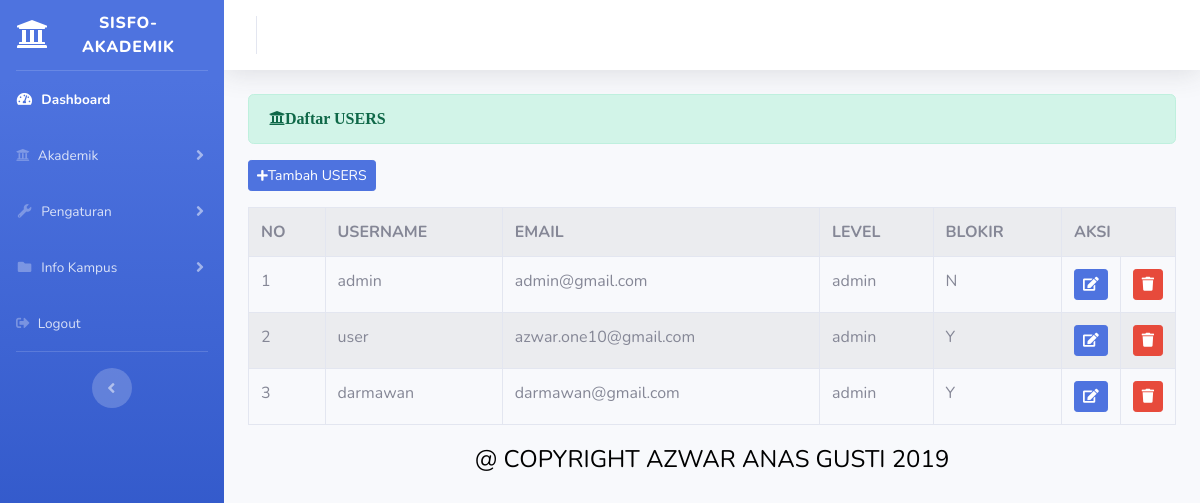
Page /index.php/administrator/user on the committed database.
### tables this page shows
CREATE TABLE `user` (
  `id` int(11) NOT NULL,
  `username` varchar(255) NOT NULL,
  `password` varchar(255) NOT NULL,
  `email` varchar(255) NOT NULL,
  `level` enum('admin','user') NOT NULL,
  `blokir` enum('N','Y') NOT NULL,
  `id_session` varchar(255) NOT NULL
);

### application/controllers/administrator/user.php (called while the page is built, shortened)
<?php
class User extends CI_Controller{
	public function index()
	{
		$data['user']  = $this->user_model->tampil_data('user')->result();
		$this->load->view('templates_administrator/header');
		$this->load->view('templates_administrator/sidebar');
		$this->load->view('administrator/daftar_users',$data);
		$this->load->view('templates_administrator/footer');
	}
}

### index.php (called while the page is built, shortened)
<?php
require_once BASEPATH.'core/CodeIgniter.php';

### application/models/user_model.php (called while the page is built, shortened)
<?php
class User_model extends CI_model{
   public function tampil_data($table)
   {
   	return $this->db->get($table);
   }
}

### application/views/administrator/daftar_users.php (the view, shortened to what this page needs)
<div class="container-fluid">
	 <div class="alert alert-success" role="alert">
   <i class="fas fa-university">Daftar USERS </i>
       </div>
        <?php echo anchor('administrator/user/tambah_user','<button class="btn btn-sm btn-primary mb-3"><i class=" fas fa-plus fa-sm"></i>Tambah USERS</button>') ?>
        <table class="table table-bordered table-hover table-striped">
<tr>
        	<th>NO</th>
        	<th>USERNAME</th>
        	<th>EMAIL</th>
        	<th>LEVEL</th>
        	<th>BLOKIR</th>
        	<th colspan="2">AKSI</th>
        </tr>
    <?php
    $no = 1;
    foreach($user as $user) : ?>
        	<tr>
        		<td><?php echo $no++ ?></td>
        		<td><?php echo  $user->username ?></td>
        		<td><?php echo  $user->email ?></td>
        		<td><?php echo  $user->level ?></td>
        	    <td><?php echo  $user->blokir ?></td>
	            <td width="20px"><?php echo anchor('administrator/user/update/'. $user->id,'<div class="btn btn-sm btn-primary"><i class="fa fa-edit"></i></div>') ?></td>
    	        <td width="20px"><?php echo anchor('administrator/user/delete/'. $user->id,'<div class="btn btn-sm btn-danger"><i class="fa fa-trash"></i></div>') ?></td>
        	</tr>
        <?php endforeach; ?>
        </table>
</div>

### rows in the picture
user: username "admin", email "admin@gmail.com", level "admin", blokir "N"
user: username "user", email "azwar.one10@gmail.com", level "admin", blokir "Y"
user: username "darmawan", email "darmawan@gmail.com", level "admin", blokir "Y"
